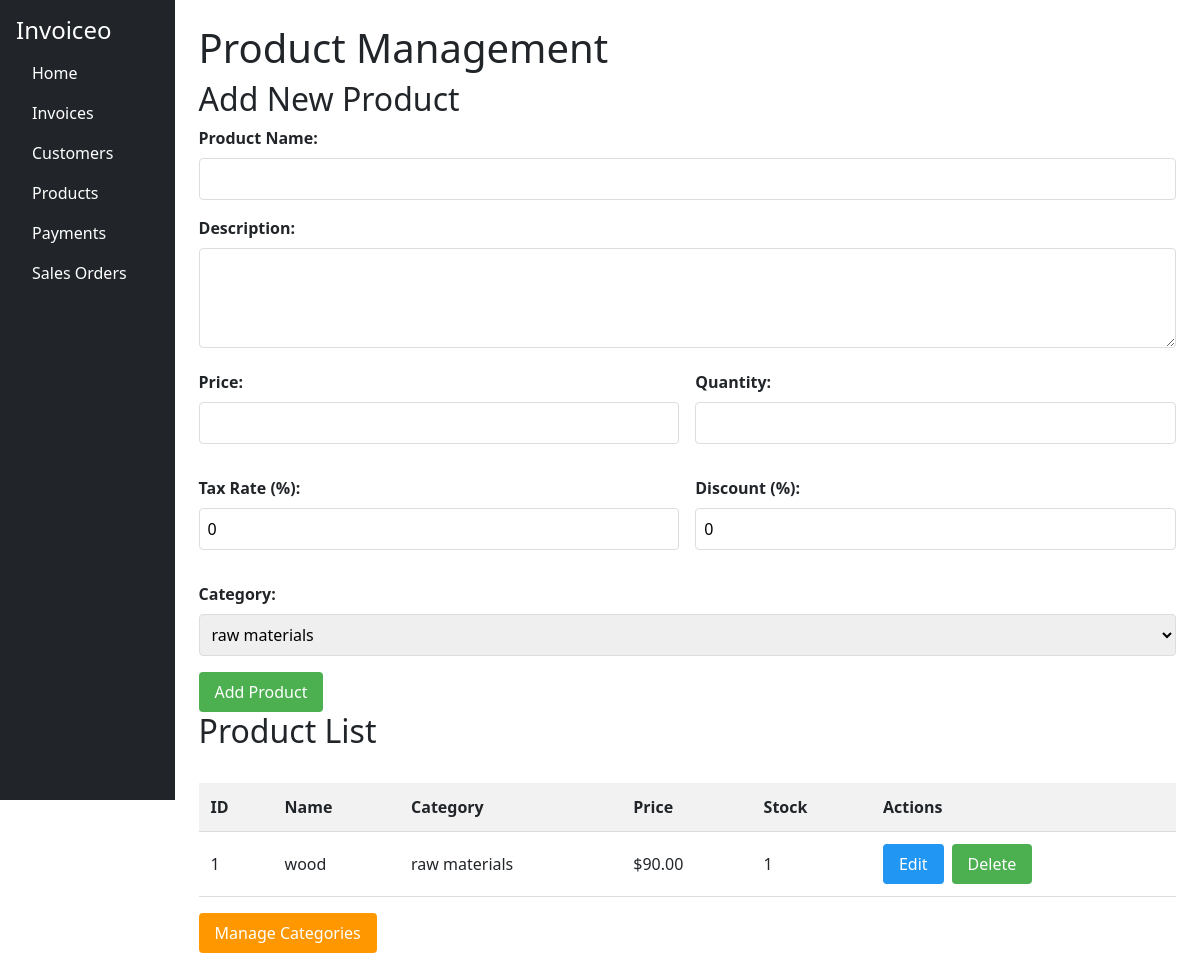
/products, run on an earlier commit of the app's database.
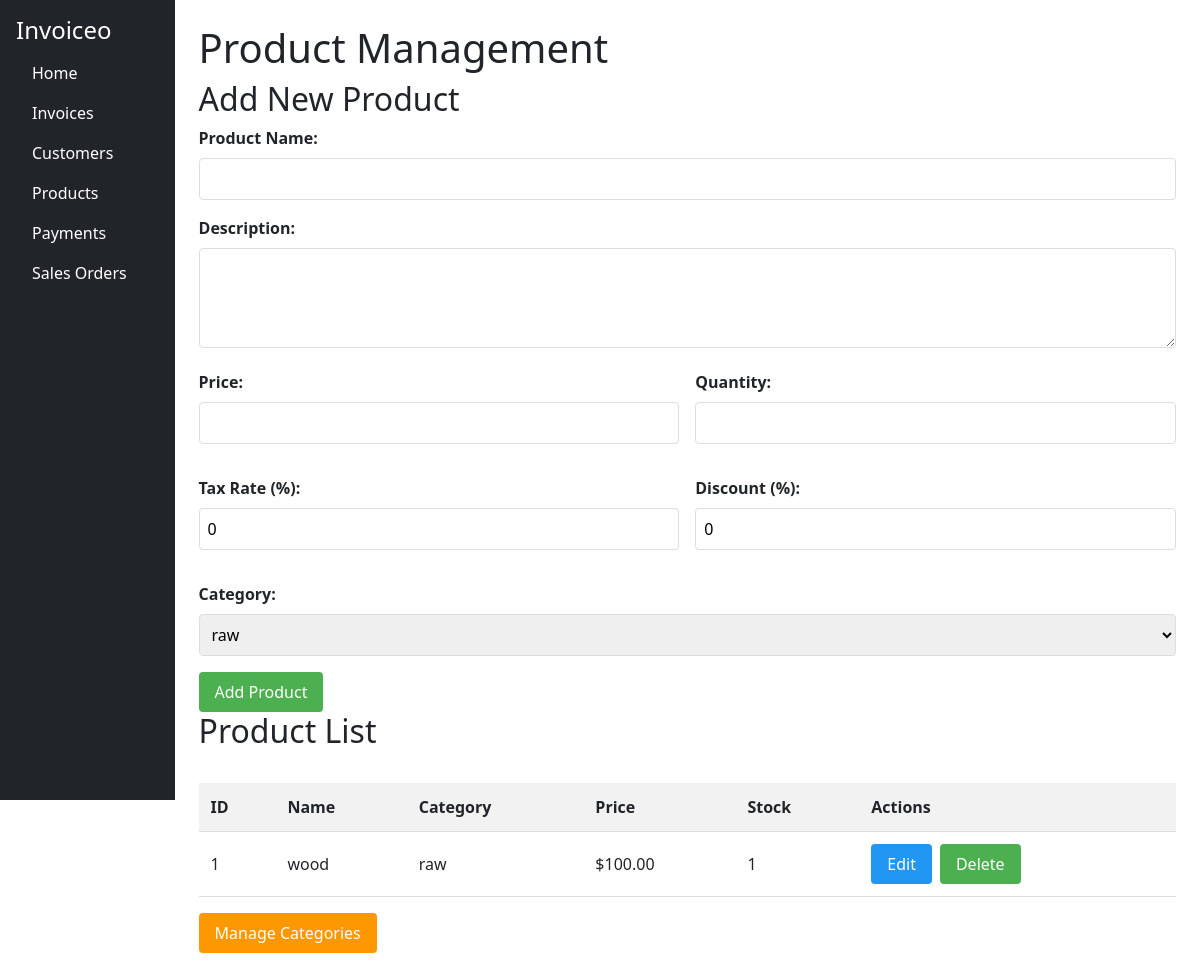
And on a later commit of the database.
### app.py (models this page shows)
class Product(db.Model):
    id = db.Column(db.Integer, primary_key=True)
    name = db.Column(db.String(100))
    description = db.Column(db.String(300))
    price = db.Column(db.Float)
    quantity = db.Column(db.Integer)
    tax_rate = db.Column(db.Float)
    discount = db.Column(db.Float)
    category_id = db.Column(db.Integer, db.ForeignKey('category.id'))
    created_at = db.Column(db.DateTime, default=datetime.utcnow)

class Category(db.Model):
    id = db.Column(db.Integer, primary_key=True)
    name = db.Column(db.String(100), unique=True)
    description = db.Column(db.String(300))
    products = db.relationship('Product', backref='category')

### app.py (the view)
@app.route('/products')
def products():
    all_products = Product.query.all()
    all_categories = Category.query.all()
    return render_template('products.html', products=all_products, categories=all_categories)

### templates/products.html
{% extends 'base.html' %}
{% block content %}
<h1>Product Management</h1>
<link rel="stylesheet" href="{{ url_for('static', filename='products.css') }}">
<h2>Add New Product</h2>
<form method="POST" action="/add_product">
    <div class="form-group">
        <label for="name">Product Name:</label>
        <input type="text" id="name" name="name" required>
    </div>
    <div class="form-group">
        <label for="description">Description:</label>
        <textarea id="description" name="description"></textarea>
    </div>
    <div class="form-row">
        <div class="form-group">
            <label for="price">Price:</label>
            <input type="number" step="0.01" id="price" name="price" required>
        </div>
        <div class="form-group">
            <label for="quantity">Quantity:</label>
            <input type="number" id="quantity" name="quantity" required>
        </div>
    </div>
    <div class="form-row">
        <div class="form-group">
            <label for="tax_rate">Tax Rate (%):</label>
            <input type="number" step="0.1" id="tax_rate" name="tax_rate" value="0">
        </div>
        <div class="form-group">
            <label for="discount">Discount (%):</label>
            <input type="number" step="0.1" id="discount" name="discount" value="0">
        </div>
    </div>
    <div class="form-group">
        <label for="category_id">Category:</label>
        <select id="category_id" name="category_id" required>
            {% for category in categories %}
            <option value="{{ category.id }}">{{ category.name }}</option>
            {% endfor %}
        </select>
    </div>
    <button type="submit">Add Product</button>
</form>
<h2>Product List</h2>
<table>
    <thead>
        <tr>
            <th>ID</th>
            <th>Name</th>
            <th>Category</th>
            <th>Price</th>
            <th>Stock</th>
            <th>Actions</th>
        </tr>
    </thead>
    <tbody>
        {% for product in products %}
        <tr>
            <td>{{ product.id }}</td>
            <td>{{ product.name }}</td>
            <td>{{ product.category.name }}</td>
            <td>${{ "%.2f"|format(product.price) }}</td>
            <td>{{ product.quantity }}</td>
            <td class="actions">
                <a href="{{ url_for('edit_product', id=product.id) }}" class="btn-edit">Edit</a>
                <form action="{{ url_for('delete_product', id=product.id) }}" method="POST">
                    <button type="submit" class="btn-delete" onclick="return confirm('Delete this product?')">Delete</button>
                </form>
            </td>
        </tr>
        {% endfor %}
    </tbody>
</table>
<a href="{{ url_for('categories') }}" class="btn-categories">Manage Categories</a>
{% endblock %}

What changed in the data, as far as the page shows it:
changed Product "wood": category.name "raw materials" → "raw"; price "90.00" → "100.00"
Also different on the page:
form field category_id: "raw materials" → "raw"
